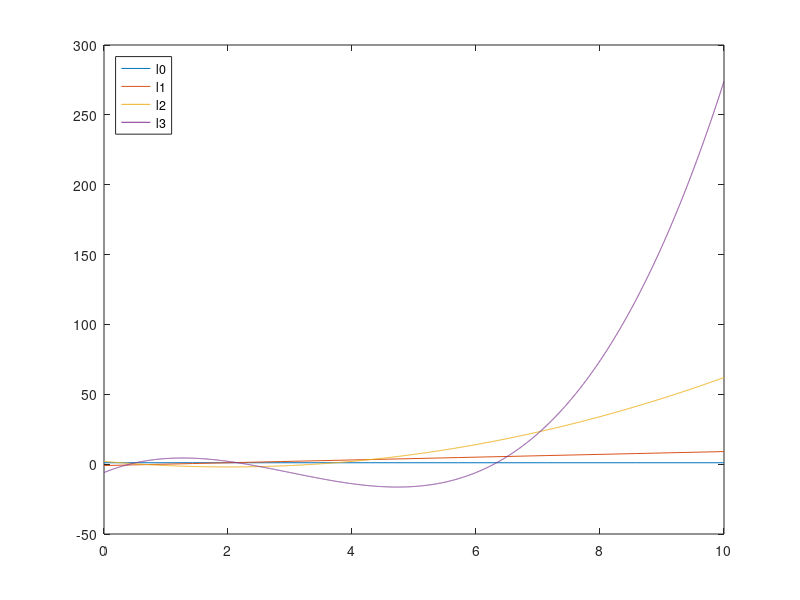

Source code (MATLAB): (Note: this script raises an error after producing the figure.)
x = [0,10];
l0 = @(x) 1;
l1 = @(x) x-1;
l2 = @(x) x^2-4*x+2;
l3 = @(x) x^3-9*x^2+18*x-6;
fplot(l0,x); hold on
fplot(l1,x); hold on
fplot(l2,x); hold on
fplot(l3,x); hold off
legend({'l0','l1','l2','l3'},'Location','northwest')


%% b

x2 = roots([1,-4,2]);
x3 = roots([1,-9,18,-6]);
disp(x2)
disp(x3)

%% c
%for f_1
e2 = exp(-0.585786) * 0.853553 + exp(-3.41421) * 0.146447 - 1/2;
e3 = exp(-0.415775) * 0.711093 + exp(-2.29428) * 0.278518 + exp(-6.28995) * 0.0103893 - 1/2;
e4 = exp(-0.322548) * 0.603154 + exp(-1.74576) * 0.357419 + exp(-4.53662) * 0.0388879 + exp(-9.39507) * 0.000539295 - 1/2;
e_f1 = abs([e2,e3,e4]);

%for f_2
a = sqrt(pi)/2;
E2 = p(0.585786) * 0.853553 + p(3.41421) * 0.146447 - a;
E3 = p(0.415775) * 0.711093 + p(2.29428) * 0.278518 + p(6.28995) * 0.0103893 - a;
E4 = p(0.322548) * 0.603154 + p(1.74576) * 0.357419 + p(4.53662) * 0.0388879 + p(9.39507) * 0.000539295 - a;
e_f2 = abs([E2,E3,E4]);

disp(e_f1)
disp(e_f2)

function F = p(x)
F = exp(-x^2 + x);
end






